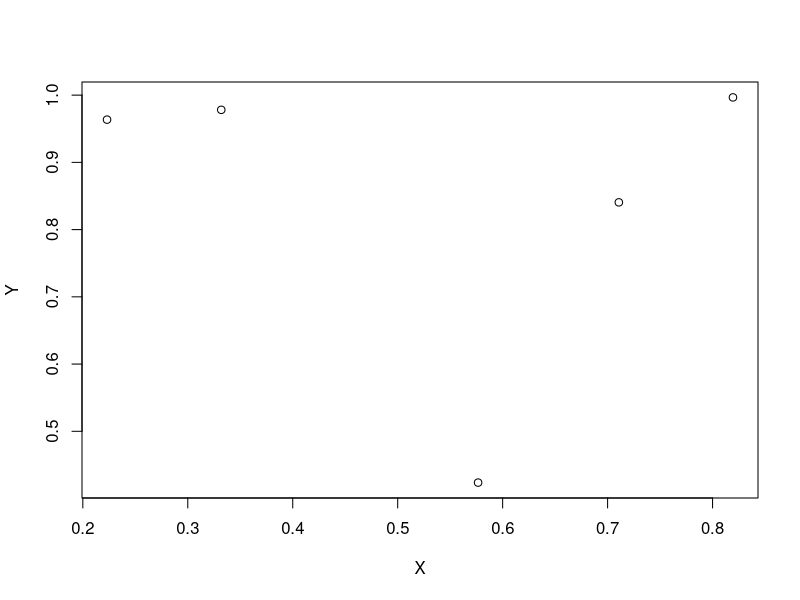
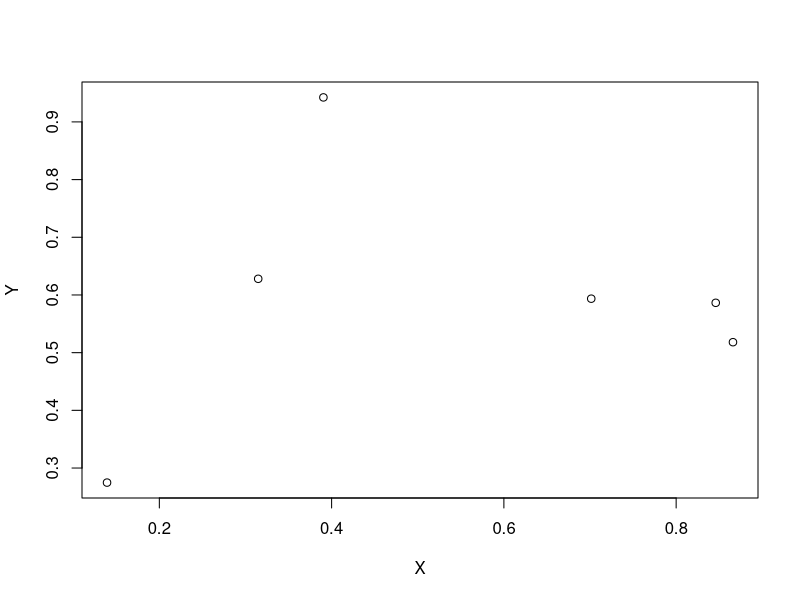
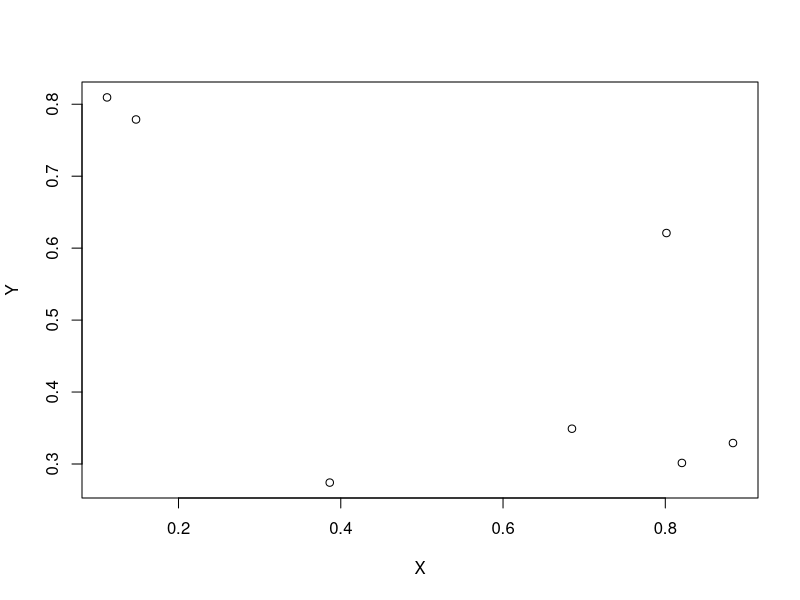
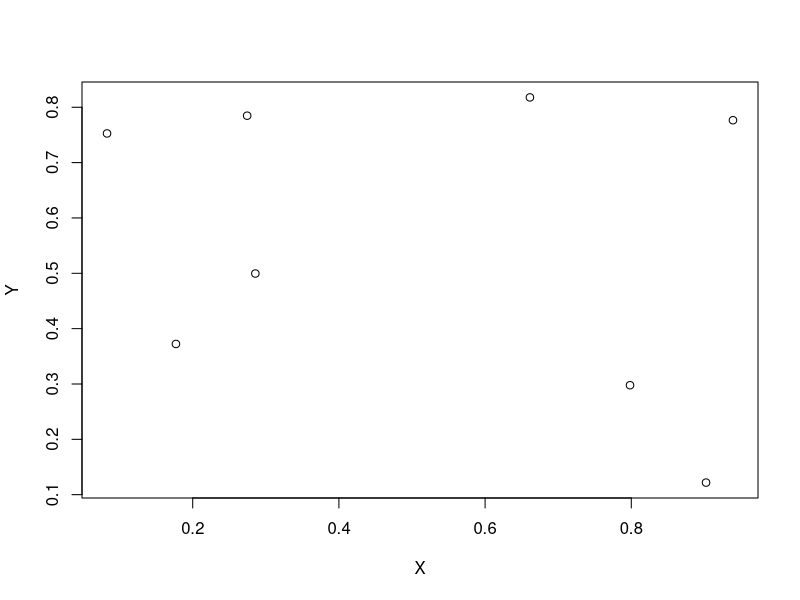
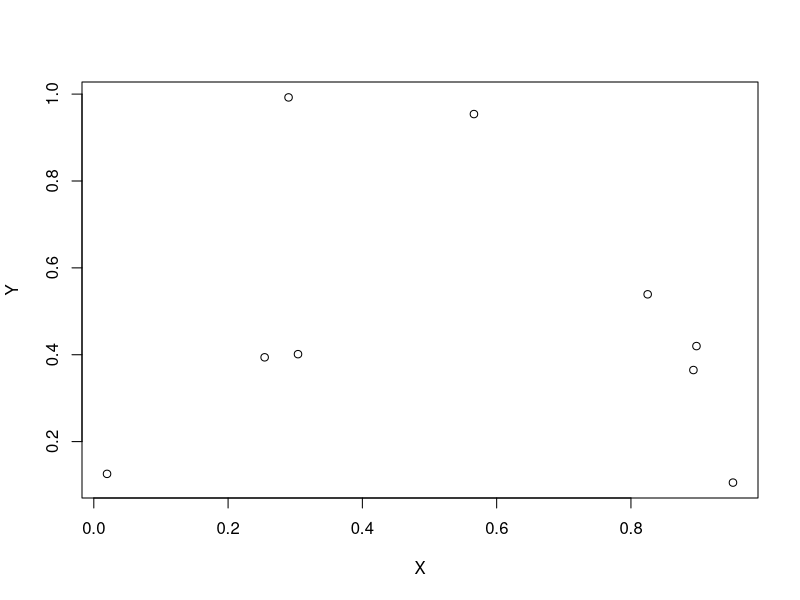
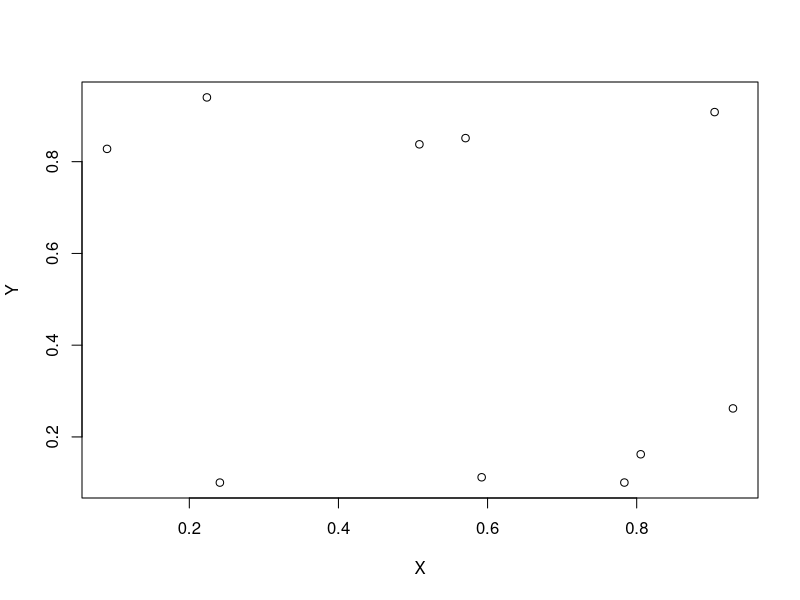
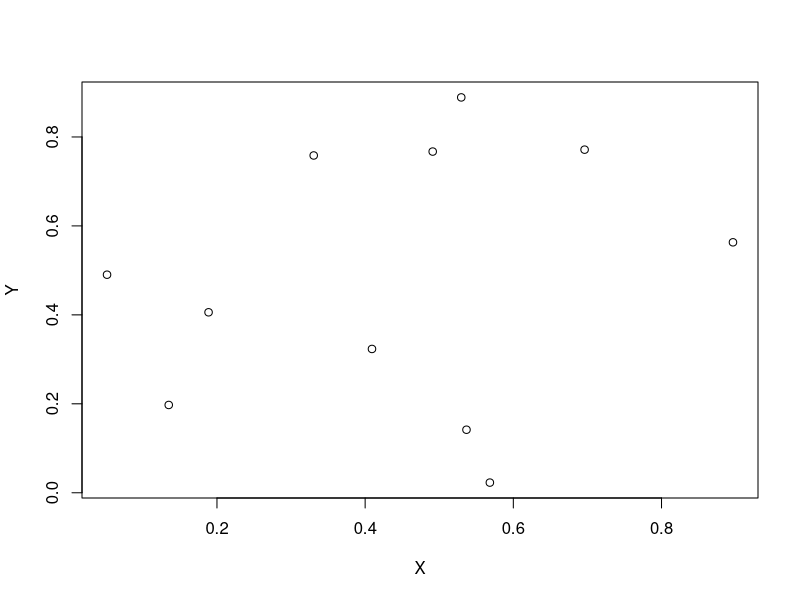
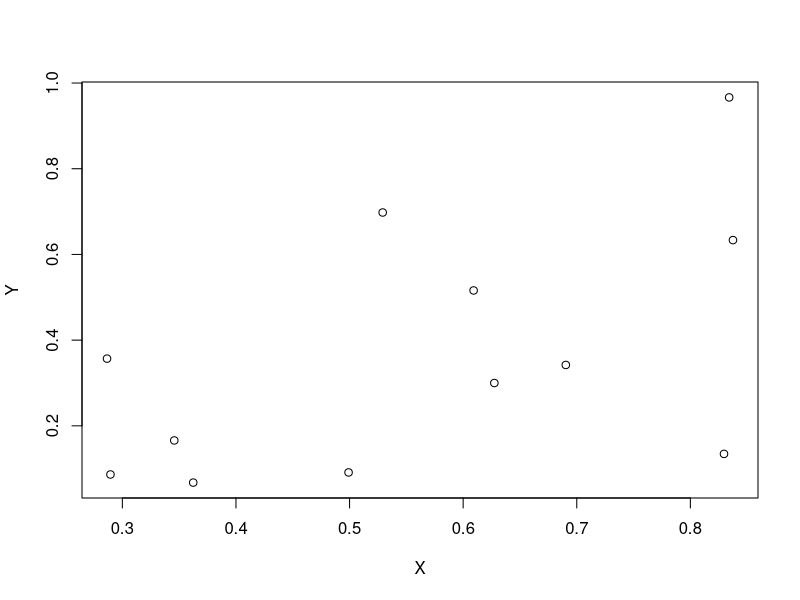

Source code (R) for these figures, in order:
library(spatstat)
#library(jsonlite)
library(rjson)
library(stringr)

tocke <- function(n){
  t <- rpoint(n)
  X <- t$x
  Y <- t$y
  plot(X,Y)
  json <- toJSON(list(X = X,Y = Y))#, indent = 1)
  write(json,str_glue("tocke_{n}.json"))
  
}


set.seed(23)
for(i in c(5:50)){tocke(i)}
